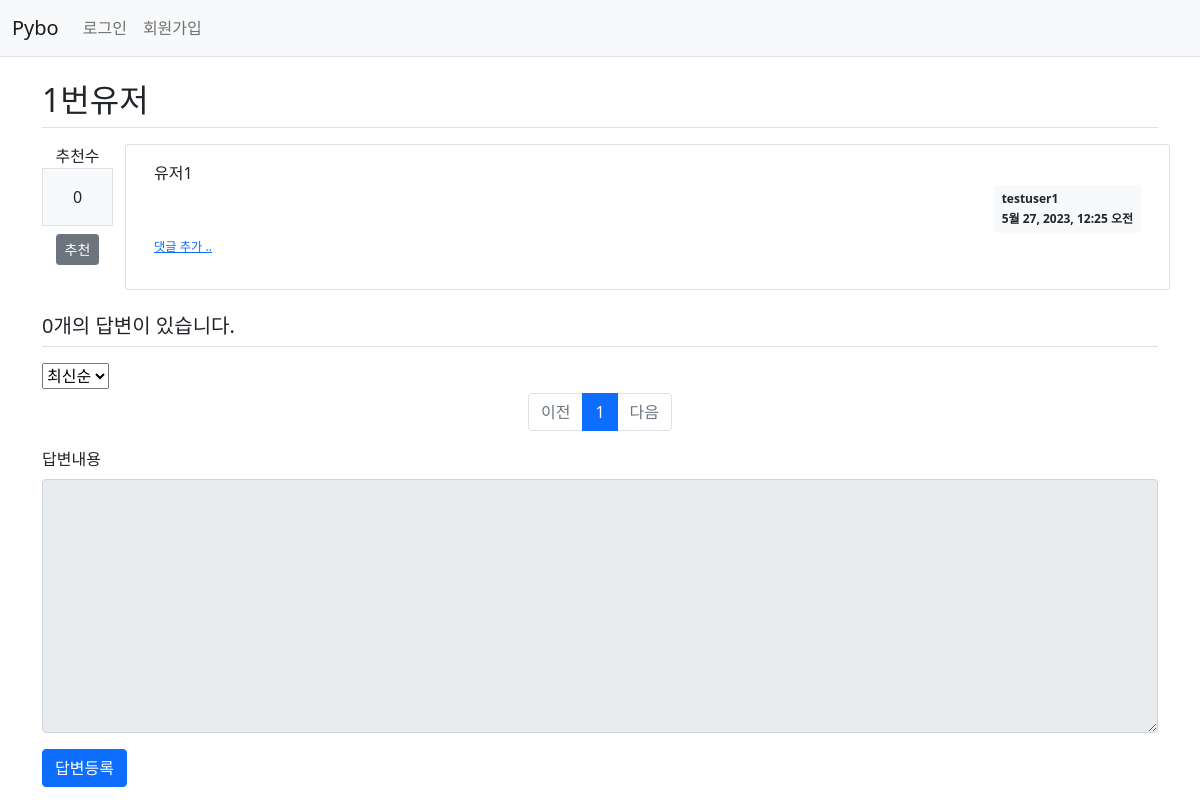
Page /pybo/101/ on the earlier database version.
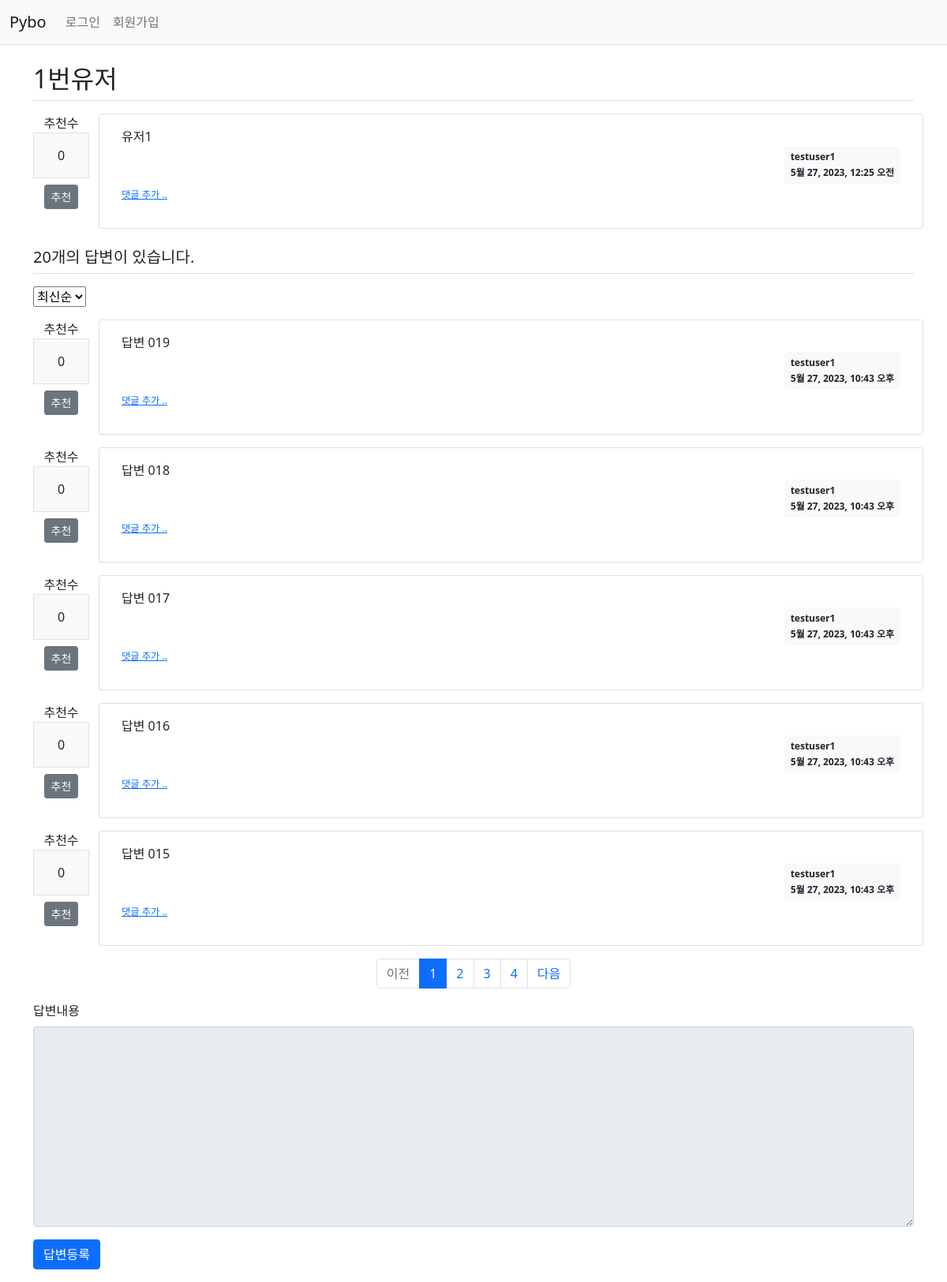
Same page on the later database version.
### pybo/models.py (models this page shows, shortened)
class Question(models.Model):
    author = models.ForeignKey(User, on_delete=models.CASCADE)
    subject = models.CharField(max_length=200)
    content = models.TextField()
    create_date = models.DateTimeField()
    modify_date = models.DateField(null=True, blank=True)
    modify_counter = models.IntegerField(default=0)
    voter = models.ManyToManyField(User, related_name='voter_question')

class Answer(models.Model):
    author = models.ForeignKey(User, on_delete=models.CASCADE)
    question = models.ForeignKey(Question, on_delete=models.CASCADE)
    content = models.TextField()
    create_date = models.DateTimeField()
    modify_date = models.DateField(null=True, blank=True)
    modify_counter = models.IntegerField(default=0)
    voter = models.ManyToManyField(User, related_name='voter_answer')

### pybo/views/base_views.py (the view)
# urls.py: path('<int:question_id>/', base_views.detail, name='detail'),
def detail(request, question_id):
    question = get_object_or_404(Question, pk=question_id)
    page = request.GET.get('page', '1')
    so = request.GET.get('so', 'recent')
    answer_list = Answer.objects.filter(question=question_id)
    if so == 'recommend':
        answer_list = answer_list.annotate(num_voter=Count('voter')).order_by('-num_voter', '-create_date')
    elif so == 'popular':
        answer_list = answer_list.annotate(num_comment=Count('comment')).order_by('-num_comment', '-create_date')
    else:
        answer_list = answer_list.order_by('-create_date')
    paginator = Paginator(answer_list, 5)
    page_obj = paginator.get_page(page)
    page_cmt = request.GET.get('page_cmt', '1')
    so_cmt = request.GET.get('so_cmt', 'recent')
    comment_list = Comment.objects.filter(question=question_id)
    if so_cmt == 'recommend':
        comment_list = comment_list.annotate(num_voter=Count('voter')).order_by('-num_voter', '-create_date')
    else:
        comment_list = comment_list.order_by('-create_date')
    paginator_cmt = Paginator(comment_list, 5)
    page_cmt_obj = paginator_cmt.get_page(page_cmt)
    context = {'question': question, 'answer_list': page_obj, 'page': page, 'so': so, 'comment_list': page_cmt_obj, 'page_cmt': page_cmt, 'so_cmt': so_cmt}
    return render(request, 'pybo/question_detail.html', context)

### templates/pybo/question_detail.html (shortened to what this page needs)
{% extends 'base.html' %}
{% block content %}
<div class="container my-3">
    <h2 class="border-bottom py-2">{{ question.subject }}</h2>
    <div class="row my-3">
        <div class="col-1 text-center">
            <div>
                추천수
                <div class="bg-light text-center p-3 border font-weight-bolder mb-1">
                    {{question.voter.count}}
                </div>
            </div>
            {% if request.user != question.author %}
                {% if request.user in question.voter.all %}
                <a href="javascript:void(0)" data-uri="{% url 'pybo:question_vote_delete' question.id %}"
                    class='recommend_delete btn btn-sm btn-secondary btn-block my-1'>추천 취소</a>
                {% else %}
                <a href="javascript:void(0)" data-uri="{% url 'pybo:question_vote' question.id %}"
                    class='recommend btn btn-sm btn-secondary btn-block my-1'>추천</a>
                {% endif %}
            {% endif %}
        </div>
        <div class="card col-11">
            <div class="card-body">
                <div class="card-text" style="white-space: pre-line;">{{ question.content }}</div>
                <div class="d-flex justify-content-end">
                    <div class="badge bg-light text-dark p-2 text-start">
                        <div class="mb-2">{{ question.author.username }}</div>
                        <div>{{ question.create_date }}</div>
                    </div>
                </div>
                <div>
                    <a href="{% url 'pybo:comment_create_question' question.id  %}"
                    class="small"><small>댓글 추가 ..</small></a>
                </div>
            </div>
        </div>
    </div>
    <h5 class="border-bottom my-3 py-2">{{ question.answer_set.count }}개의 답변이 있습니다.</h5>
    <div class="col-2 my-1">
        <select class='from-control' id='sort'>
            <option value='recent' {% if so == 'recent' %}selected{% endif %}>
                최신순
            </option>
        </select>
    </div>
    {% if answer_list %}
    {% for answer in answer_list %}
    <div class="row my-3">
        <div class="col-1 text-center">
            <label>추천수</label>
            <div class="bg-light text-center p-3 border font-weight-bolder mb-1">
                {{answer.voter.count}}
            </div>
            {% if request.user != answer.author%}
                {% if request.user in answer.voter.all %}
                <a href="javascript:void(0)" data-uri="{% url 'pybo:answer_vote_delete' answer.id %}"
                    class='recommend_delete btn btn-sm btn-secondary btn-block my-1'>추천 취소</a>
                {% else %}
                <a href="javascript:void(0)" data-uri="{% url 'pybo:answer_vote' answer.id %}"
                    class='recommend btn btn-sm btn-secondary btn-block my-1'>추천</a>
                {% endif %}
            {% endif %}
        </div>
        <div class="card col-11">
            <div class="card-body">
                <div class="card-text" style="white-space: pre-line;">{{ answer.content }}</div>
                <div class="d-flex justify-content-end">
                    <div class="badge bg-light text-dark p-2 text-start">
                        <div class="mb-2">{{ answer.author.username }}</div>
                        <div>{{ answer.create_date }}</div>
                    </div>
                </div>
                <div>
                    <a href="{% url 'pybo:comment_create_answer' answer.id  %}"
                    class="small"><small>댓글 추가 ..</small></a>
                </div>
            </div>
        </div>
    </div>
    {% endfor %}
    {% endif %}
    <ul class="pagination justify-content-center">
        {% if answer_list.has_previous %}
        <li class="page-item">
            <a class="page-link" data-page={{ answer_list.previous_page_number }} href="#">이전</a>
        </li>
        {% else %}
        <li class="page-item disabled">
            <a class="page-link" tabindex="-1" aria-disabled="true" href="#">이전</a>
        </li>
        {% endif %}
        {% for page_number in answer_list.paginator.page_range %}
        {% if page_number >= answer_list.number|add:-3 and page_number <= answer_list.number|add:3 %}
        {% if page_number == answer_list.number %}
        <li class="page-item active" aria-current="page">
            <a class="page-link" href="?page={{ page_number }}&so={{ so }}&page_cmt={{ page_cmt }}&so_cmt={{ so_cmt }}">{{ page_number }}</a>
        </li>
        {% else %}
        <li class="page-item">
            <a class="page-link" href="?page={{ page_number }}&so={{ so }}&page_cmt={{ page_cmt }}&so_cmt={{ so_cmt }}">{{ page_number }}</a>
        </li>
        {% endif %}
        {% endif %}
        {% endfor %}
        {% if answer_list.has_next %}
        <li class="page-item">
            <a class="page-link" data-page={{ answer_list.next_page_number }} href="#">다음</a>
        </li>
        {% else %}
        <li class="page-item disabled">
            <a class="page-link" tabindex="-1" aria-disabled="true" href="#">다음</a>
        </li>
        {% endif %}
    </ul>
    <form action="{% url 'pybo:answer_create' question.id %}" method="post" class="my-3">
        <div class="mb-3">
            <label for="content" class="form-label">답변내용</label>
            <textarea {% if not user.is_authenticated %}disabled{% endif %}
                      name="content" id="content" class="form-control" rows="10"></textarea>
        </div>
        <input type="submit" value="답변등록" class="btn btn-primary">
    </form>
</div>
{% endblock %}

### templates/base.html (shortened to what this page needs)
{% load static %}
<!doctype html>
<html lang="ko">
<head>
    <link rel="stylesheet" type="text/css" href="{% static 'bootstrap.min.css' %}">
    <link rel="stylesheet" type="text/css" href="{% static 'style.css' %}">
</head>
<body>
{% include "navbar.html" %}
{% block content %}
{% endblock %}
</body>
</html>

### templates/navbar.html (shortened to what this page needs)
<nav class="navbar navbar-expand-lg navbar-light bg-light border-bottom">
    <div class="container-fluid">
        <a class="navbar-brand" href="{% url 'pybo:index' %}">Pybo</a>
        <div class="collapse navbar-collapse" id="navbarSupportedContent">
            <ul class="navbar-nav me-auto mb-2 mb-lg-0">
                <li class="nav-item">
                    {% if user.is_authenticated %}
                    <a class="nav-link" href="{% url 'common:logout' %}">{{ user.username }} (로그아웃)</a>
                    {% else %}
                    <a class="nav-link" href="{% url 'common:login' %}">로그인</a>
                    {% endif %}
                </li>
                <li>
                    {% if not user.is_authenticated %}
                    <a class="nav-link" href="{% url 'common:signup' %}">회원가입</a>
                    {% endif %}
                </li>
            </ul>
        </div>
    </div>
</nav>

Differences in the rows shown:
computed for Question "1번유저": answer_set.count "0" → "20"
added Answer: voter.count "0", shows "추천", content "답변 019", author.username "testuser1", create_date "5월 27, 2023, 10:43 오후"
added Answer: voter.count "0", shows "추천", content "답변 018", author.username "testuser1", create_date "5월 27, 2023, 10:43 오후"
added Answer: voter.count "0", shows "추천", content "답변 017", author.username "testuser1", create_date "5월 27, 2023, 10:43 오후"
added Answer: voter.count "0", shows "추천", content "답변 016", author.username "testuser1", create_date "5월 27, 2023, 10:43 오후"
added Answer: voter.count "0", shows "추천", content "답변 015", author.username "testuser1", create_date "5월 27, 2023, 10:43 오후"
Other differences:
new list line: "2"
new list line: "3"
new list line: "4"
